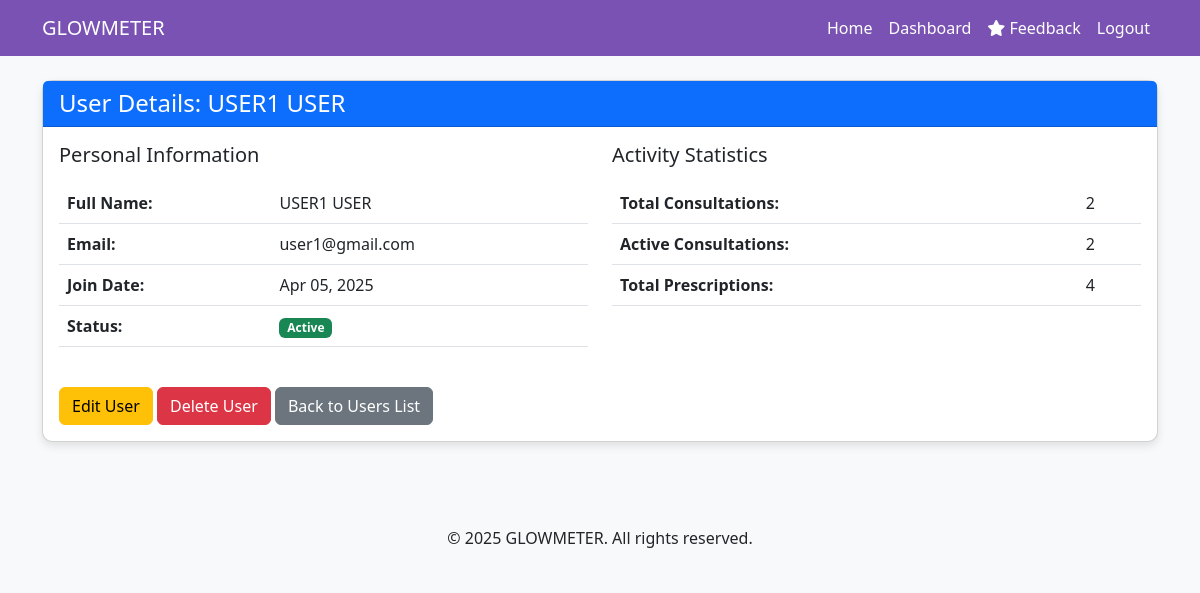
Screenshot of /view-user/1/ (signed in) with the database file from the repository.
### glowmeter_app/models.py (models this page shows, shortened)
class User(AbstractBaseUser, PermissionsMixin):
    username = None
    email = models.EmailField(unique=True)
    first_name = models.CharField(max_length=30, blank=True)
    last_name = models.CharField(max_length=30, blank=True)
    profile_picture = models.ImageField(upload_to='admins/', null=True, blank=True)
    is_active = models.BooleanField(default=True)
    is_staff = models.BooleanField(default=False)
    is_doctor = models.BooleanField(default=False)
    is_admin = models.BooleanField(default=False)
    date_joined = models.DateTimeField(auto_now_add=True)
    USERNAME_FIELD = 'email'
    REQUIRED_FIELDS = []
    objects = UserManager()

### glowmeter_app/views.py (the view)
# urls.py: path('view-user/<int:user_id>/', views.view_user, name='view_user'),
@login_required
@user_passes_test(lambda u: u.is_superuser)
def view_user(request, user_id):
    user = get_object_or_404(User, id=user_id)
    consultations_count = Consultation.objects.filter(user=user).count()
    active_consultations = Consultation.objects.filter(user=user, is_active=True).count()
    prescriptions_count = Prescription.objects.filter(patient=user).count()
    context = {
        'viewed_user': user,
        'consultations_count': consultations_count,
        'active_consultations': active_consultations,
        'prescriptions_count': prescriptions_count,
    }
    return render(request, 'view_user.html', context)

### templates/view_user.html (shortened to what this page needs)
{% extends 'base.html' %}
{% block content %}
<div class="container mt-4">
    <div class="row">
        <div class="col-12">
            <div class="card">
                <div class="card-header bg-primary text-white">
                    <h4 class="mb-0">User Details: {{ viewed_user.first_name }} {{ viewed_user.last_name }}</h4>
                </div>
                <div class="card-body">
                    <div class="row">
                        <div class="col-md-6">
                            <h5 class="mb-3">Personal Information</h5>
                            <table class="table">
                                <tr>
                                    <th>Full Name:</th>
                                    <td>{{ viewed_user.first_name }} {{ viewed_user.last_name }}</td>
                                </tr>
                                <tr>
                                    <th>Email:</th>
                                    <td>{{ viewed_user.email }}</td>
                                </tr>
                                <tr>
                                    <th>Join Date:</th>
                                    <td>{{ viewed_user.date_joined|date:"M d, Y" }}</td>
                                </tr>
                                <tr>
                                    <th>Status:</th>
                                    <td>
                                        {% if viewed_user.is_active %}
                                            <span class="badge bg-success">Active</span>
                                        {% else %}
                                            <span class="badge bg-danger">Inactive</span>
                                        {% endif %}
                                    </td>
                                </tr>
                            </table>
                        </div>
                        <div class="col-md-6">
                            <h5 class="mb-3">Activity Statistics</h5>
                            <table class="table">
                                <tr>
                                    <th>Total Consultations:</th>
                                    <td>{{ consultations_count }}</td>
                                </tr>
                                <tr>
                                    <th>Active Consultations:</th>
                                    <td>{{ active_consultations }}</td>
                                </tr>
                                <tr>
                                    <th>Total Prescriptions:</th>
                                    <td>{{ prescriptions_count }}</td>
                                </tr>
                            </table>
                        </div>
                    </div>
                    <div class="mt-4">
                        <a href="{% url 'edit_user' viewed_user.id %}" class="btn btn-warning">Edit User</a>
                        <a href="{% url 'delete_user' viewed_user.id %}" class="btn btn-danger">Delete User</a>
                        <a href="{% url 'manage_users' %}" class="btn btn-secondary">Back to Users List</a>
                    </div>
                </div>
            </div>
        </div>
    </div>
</div>
{% endblock %}

### templates/base.html (style rules this page uses)
body { font-family: 'Segoe UI', Tahoma, Geneva, Verdana, sans-serif; background-color: #f8f9fa; }
.card { border-radius: 10px; box-shadow: 0 4px 8px rgba(0,0,0,0.1); margin-bottom: 20px; }

### rows the page displays
User: first_name "USER1", last_name "USER", email "user1@gmail.com", date_joined "Apr 05, 2025"

### other values shown
{{ consultations_count }} "2"
{{ active_consultations }} "2"
{{ prescriptions_count }} "4"
